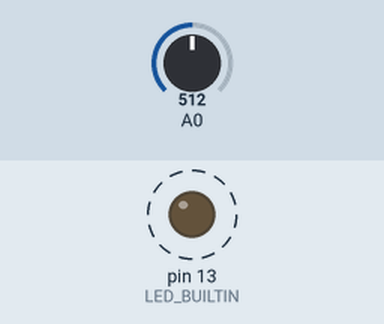
This sketch was run on a simulated Arduino Uno, built with avr-gcc and run on an emulated ATmega328P. On the bench: output pins drawn as LEDs (lit = HIGH). Dashed ring = blinking. Inputs (shaded band) come from the test bench; at power-on: A0 = 512. What the sketch prints to the serial monitor is not drawn.

Above: at 0.5 s.
Timing chart, 0 to 3.0 s (numbered marks = the images above):
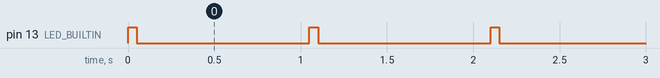

Measured:
- by itself, pin 13 (LED_BUILTIN): alternates HIGH for 0.05 s and LOW for 1.0 s

The sketch:

cli-blink.ino
```cpp
void setup() {
    pinMode(LED_BUILTIN, OUTPUT);
    Serial.begin(9600);
}

void loop() {
    digitalWrite(LED_BUILTIN, HIGH);
    delay(50);
    digitalWrite(LED_BUILTIN, LOW);
  //  delay(50);
  // read the input on analog pin 0:
    int sensorValue = analogRead(A0);
  // Convert the analog reading (which goes from 0 - 1023) to a voltage (0 - 5V):
    float voltage = sensorValue * (5.0 / 1023.0);
  // print out the value you read:
    Serial.print("Voltage: ");
    Serial.println(voltage);
    delay(1000);
}
```
